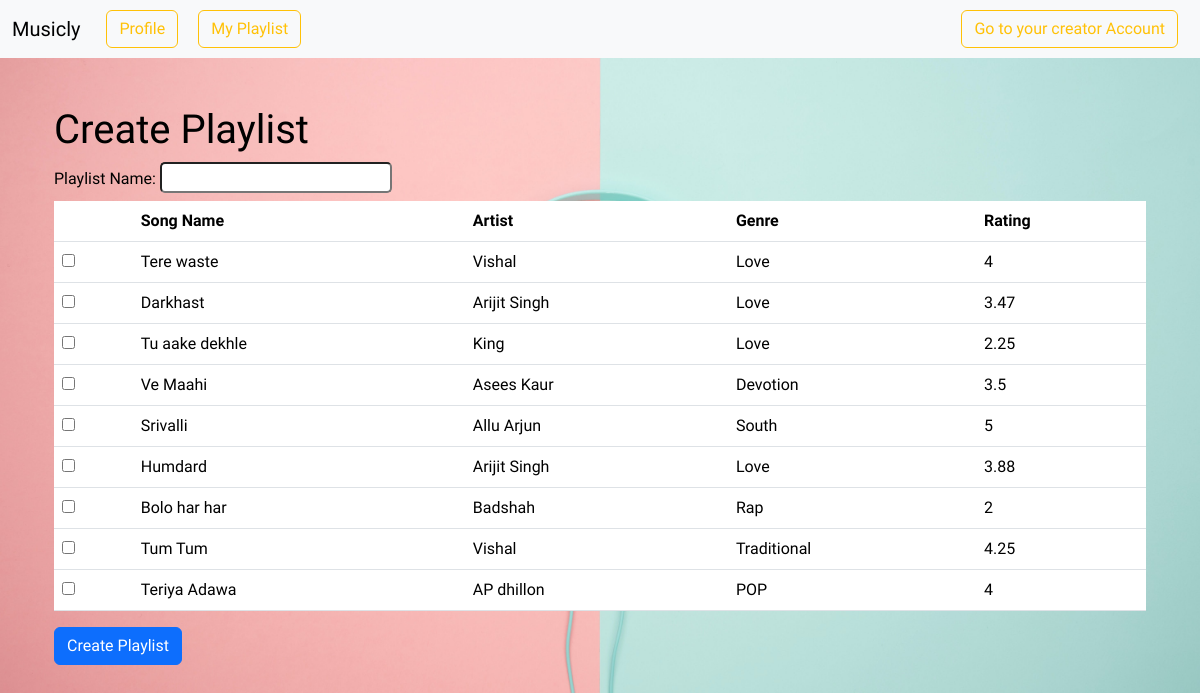
/createPlaylist (signed in), run on an earlier commit of the app's database.
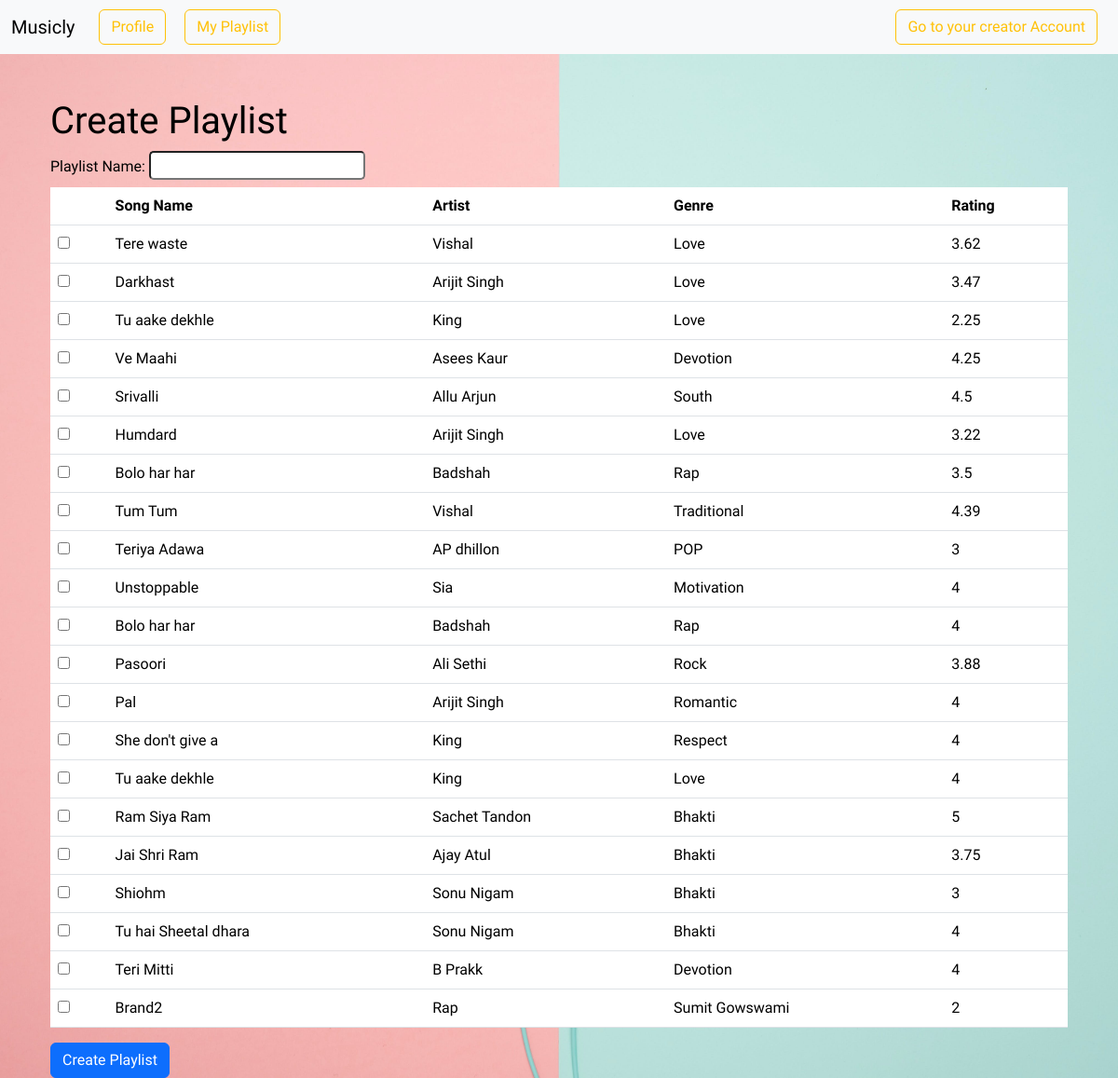
And on a later commit of the database.
### models.py (models this page shows)
class Songs(db.Model):
    __tablename__ = 'Songs'
    id = db.Column(db.Integer, primary_key = True)
    name = db.Column(db.String(120), nullable=False)
    artist = db.Column(db.String(32))
    lyrics = db.Column(db.String(1024), nullable = False)
    rating = db.Column(db.Integer, nullable = False, default=0)
    genre = db.Column(db.String(26), nullable=False)
    filename = db.Column(db.String(255), nullable=False)
    imagepath = db.Column(db.String(255), nullable=False)
    album_id = db.Column(db.Integer, db.ForeignKey('Album.id'), nullable = False)
    CreatorId = db.Column(db.Integer, db.ForeignKey('User.id'), nullable = False)

### routes.py (the view)
@app.route('/createPlaylist')
@auth_required
def createPlaylist():
    songs = Songs.query.all()
    return render_template("createPlaylist.html", songs = songs, user = User.query.get(session["user_id"]))

### routes.py (called while the page is built)
def auth_required(func):
    @wraps(func)
    def inner(*args, **kwargs):
        if "user_id" not in session:
            flash("Login required.", 'danger')
            return redirect(url_for("login"))
        return func(*args, **kwargs)
    return inner

### templates/createPlaylist.html (shortened to what this page needs)
{% extends 'layout.html' %}
{% block content %}
    <div class="container mt-5">
        <h1>Create Playlist</h1>
        <form action="/submit-playlist" method="post">
            <div class="form-group pn">
                <label for="playlistName" class="mr-2">Playlist Name:</label>
                <input type="text" id="playlistName" name="playlistName" class="sub" required>
            </div>
            <table class="table">
                <thead>
                    <tr>
                        <th></th>
                        <th>Song Name</th>
                        <th>Artist</th>
                        <th>Genre</th>
                        <th>Rating</th>
                    </tr>
                </thead>
                <tbody>
                    {% for song in songs %}
                        <tr>
                            <td><input type="checkbox" name="selectedSongs" value="{{song.id}}"></td>
                            <td>{{song.name}}</td>
                            <td>{{song.artist}}</td>
                            <td>{{song.genre}}</td>
                            <td>{{song.rating}}</td>
                        </tr>
                    {% endfor %}
                </tbody>
            </table>
            <button type="submit" class="btn btn-primary">Create Playlist</button>
        </form>
    </div>
{% endblock %}

What changed in the data, as far as the page shows it:
changed Songs "Tere waste": rating "4" → "3.62"
changed Songs "Ve Maahi": rating "3.5" → "4.25"
changed Songs "Srivalli": rating "5" → "4.5"
changed Songs "Humdard": rating "3.88" → "3.22"
changed Songs (number 7 of 21 on the later page): rating "2" → "3.5"
changed Songs "Tum Tum": rating "4.25" → "4.39"
changed Songs "Teriya Adawa": rating "4" → "3"
added Songs: name "Unstoppable", artist "Sia", genre "Motivation", rating "4"
added Songs: name "Bolo har har", artist "Badshah", genre "Rap", rating "4"
added Songs: name "Pasoori", artist "Ali Sethi", genre "Rock", rating "3.88"
added Songs: name "Pal", artist "Arijit Singh", genre "Romantic", rating "4"
added Songs: name "She don't give a", artist "King", genre "Respect", rating "4"
added Songs: name "Tu aake dekhle", artist "King", genre "Love", rating "4"
added Songs: name "Ram Siya Ram", artist "Sachet Tandon", genre "Bhakti", rating "5"
added Songs: name "Jai Shri Ram", artist "Ajay Atul", genre "Bhakti", rating "3.75"
added Songs: name "Shiohm", artist "Sonu Nigam", genre "Bhakti", rating "3"
added Songs: name "Tu hai Sheetal dhara", artist "Sonu Nigam", genre "Bhakti", rating "4"
added Songs: name "Teri Mitti", artist "B Prakk", genre "Devotion", rating "4"
added Songs: name "Brand2", artist "Rap", genre "Sumit Gowswami", rating "2"
